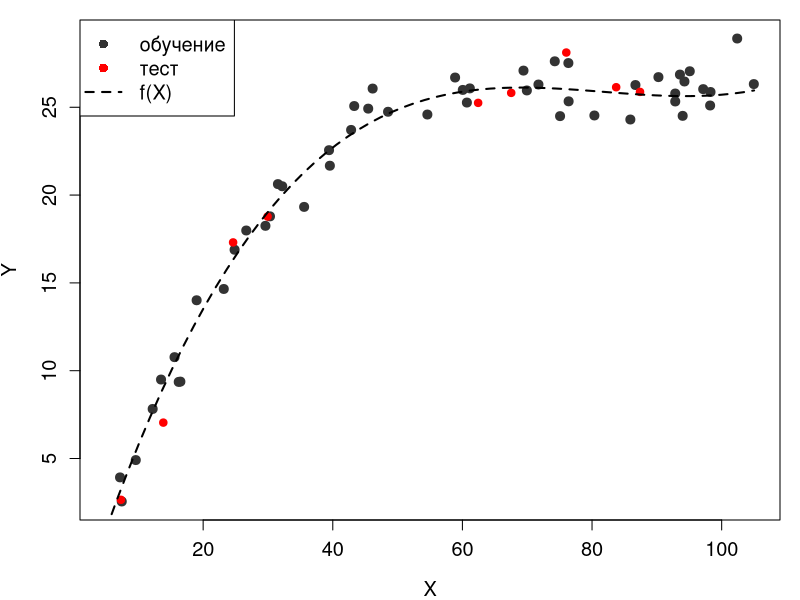
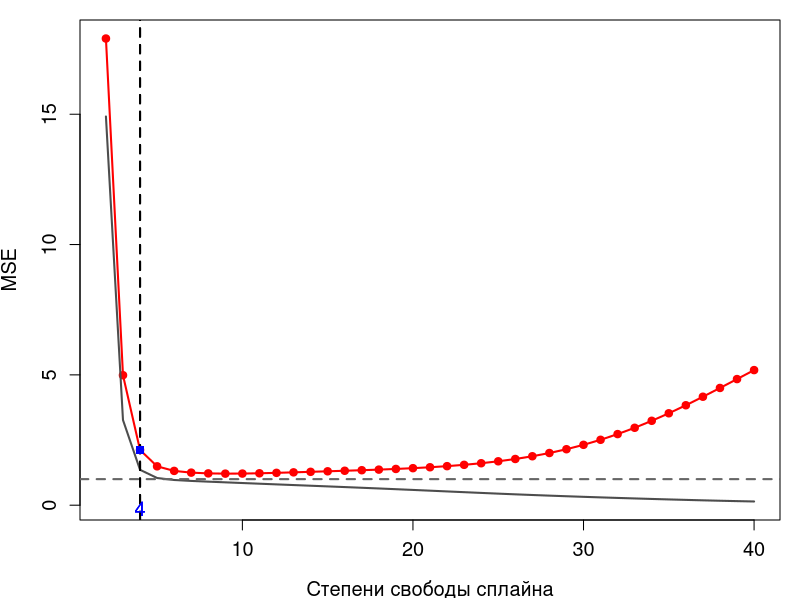
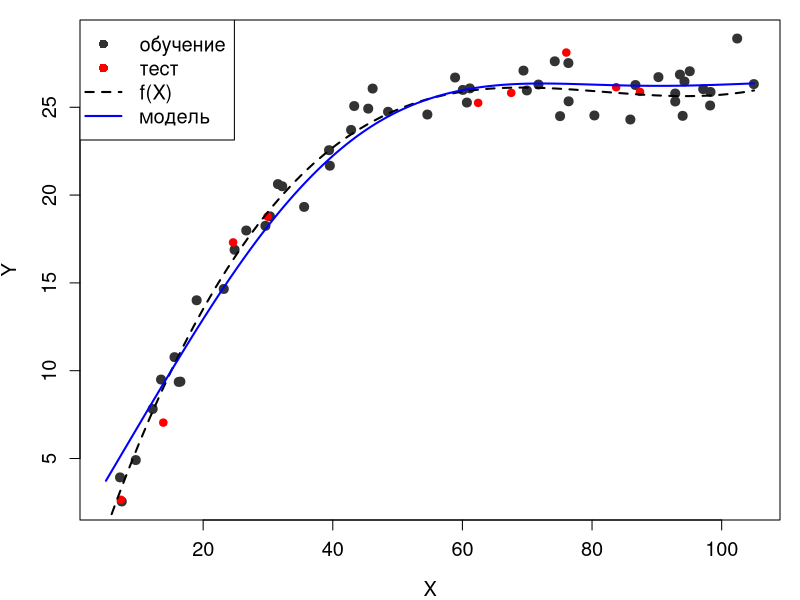
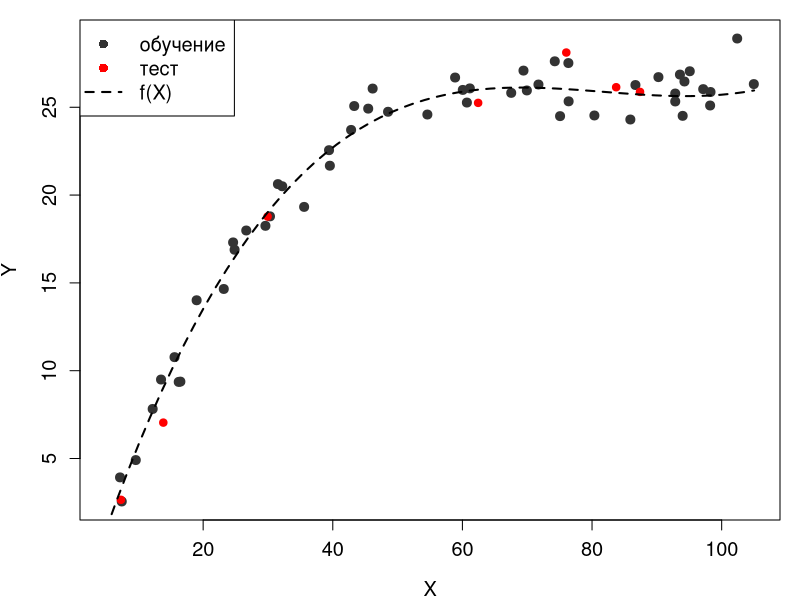
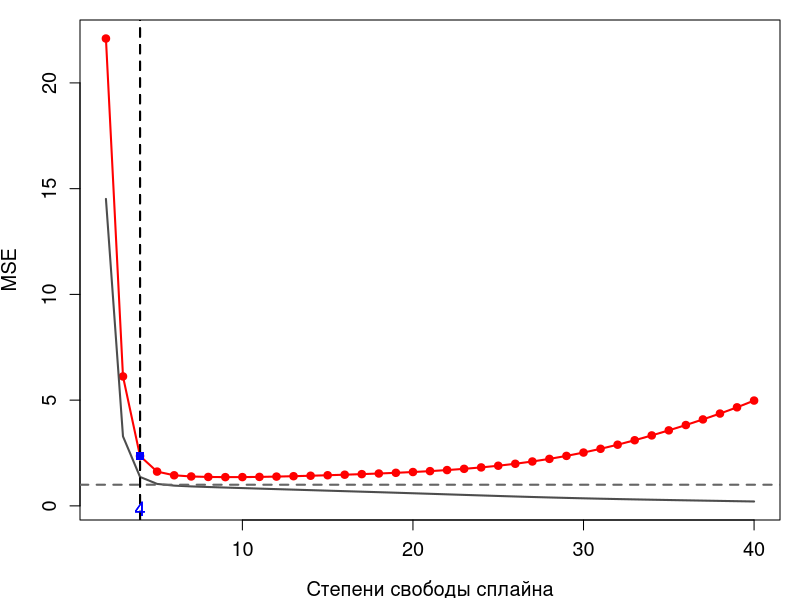
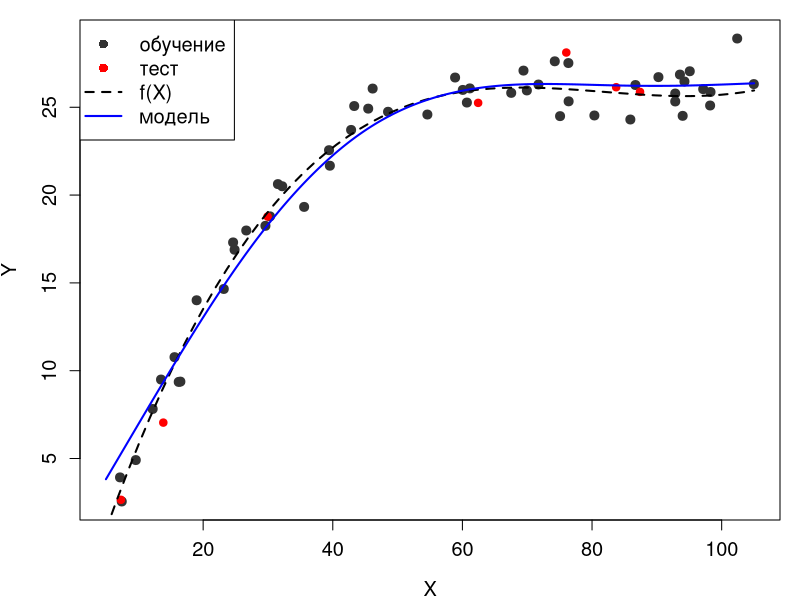

The R source for these figures, in order:
## ---- chunk 1



# ядро

my.seed <- 1486372882



# наблюдений всего

n.all <- 60

# доля обучающей выборки

train.percent <- 0.85

# стандартное отклонение случайного шума

res.sd <- 1

# границы изменения X

x.min <- 5

x.max <- 105

set.seed(my.seed)

x <- runif(x.min, x.max, n = n.all)

# случайный шум

set.seed(my.seed)

res <- rnorm(mean = 0, sd = res.sd, n = n.all)

# отбираем наблюдения в обучающую выборку

set.seed(my.seed)

inTrain <- sample(seq_along(x), size = train.percent*n.all)

y.func <- function(x) {15 + 0.2*x-0.005*((x-45)^2)+0.00006*((x-54)^3)}

x.line <- seq(x.min, x.max, length = n.all)

y.line <- y.func(x.line)

y <- y.func(x) + res

x.train <- x[inTrain]

y.train <- y[inTrain]

x.test <- x[-inTrain]

y.test <- y[-inTrain]

## ---- chunk 2

# убираем широкие поля рисунка

par(mar = c(4, 4, 1, 1))



# наименьшие/наибольшие значения по осям

x.lim <- c(x.min, x.max)

y.lim <- c(min(y), max(y))



# наблюдения с шумом (обучающая выборка)

plot(x.train, y.train, 

     col = grey(0.2), bg = grey(0.2), pch = 21,

     xlab = 'X', ylab = 'Y', 

     xlim = x.lim, ylim = y.lim, 

     cex = 1.2, cex.lab = 1.2, cex.axis = 1.2)



# наблюдения тестовой выборки

points(x.test, y.test, 

       col = 'red', bg = 'red', pch = 21)



# истинная функция

lines(x.line, y.line, 

      lwd = 2, lty = 2)



# легенда

legend('topleft', legend = c('обучение', 'тест', 'f(X)'),

       pch = c(16, 16, NA), 

       col = c(grey(0.2), 'red', 'black'),  

       lty = c(0, 0, 2), lwd = c(1, 1, 2), cex = 1.2)

## ---- chunk 3

#  Строим модель ###############################################################



# модель 2 (сплайн с df = 6)

mod <- smooth.spline(x = x.train, y = y.train, df = 6)



# модельные значения для расчёта ошибок

y.model.train <- predict(mod, data.frame(x = x.train))$y[, 1]

y.model.test <- predict(mod, data.frame(x = x.test))$y[, 1]



# считаем средний квадрат ошибки на обучающей и тестовой выборке

MSE <- c(sum((y.train - y.model.train)^2) / length(x.train),

         sum((y.test - y.model.test)^2) / length(x.test))

names(MSE) <- c('train', 'test')

round(MSE, 2)



#  Цикл по степеням свободы ####################################################



# максимальное число степеней свободы для модели сплайна

max.df <- 40



# таблица для записи ошибок

tbl <- data.frame(df = 2:max.df)

# ошибки на обучающей выборке

tbl$MSE.train <- 0

# ошибки на тестовой выборке

tbl$MSE.test <- 0

head(tbl)



for (i in 2:max.df) {

  # модель

  mod <- smooth.spline(x = x.train, y = y.train, df = i)

  

  # модельные значения для расчёта ошибок

  y.model.train <- predict(mod, data.frame(x = x.train))$y[, 1]

  y.model.test <- predict(mod, data.frame(x = x.test))$y[, 1]

  

  # считаем средний квадрат ошибки на обучающей и тестовой выборке

  MSE <- c(sum((y.train - y.model.train)^2) / length(x.train),

           sum((y.test - y.model.test)^2) / length(x.test))

  tbl[tbl$df == i, c('MSE.train', 'MSE.test')] <- MSE

}



head(tbl)

## ---- chunk 4

plot(x = tbl$df, y = tbl$MSE.test, 

     type = 'l', col = 'red', lwd = 2,

     xlab = 'Степени свободы сплайна', ylab = 'MSE',

     ylim = c(min(tbl$MSE.train, tbl$MSE.test), 

              max(tbl$MSE.train, tbl$MSE.test)),

     cex = 1.2, cex.lab = 1.2, cex.axis = 1.2)



points(x = tbl$df, y = tbl$MSE.test,

       pch = 21, col = 'red', bg = 'red')



lines(x = tbl$df, y = tbl$MSE.train, 

      col = grey(0.3), lwd = 2)

  # неустранимая ошибка

abline(h = res.sd, 

       lty = 2, col = grey(0.4), lwd = 2)



# степени свободы у наименьшей ошибки на тестовой выборке

min.MSE.test <- min(tbl$MSE.test)

df.min.MSE.test <- tbl[tbl$MSE.test == min.MSE.test, 'df']



          # сообщение в консоль

            message(paste0('Наименьшая MSE на тестовой выборке равна ', 

               round(min.MSE.test, 2),  

               ' и достигается при df = ', df.min.MSE.test, '.'))

# компромисс между точностью и простотой модели по графику

df.my.MSE.test <- 4

my.MSE.test <- tbl[tbl$df == df.my.MSE.test, 'MSE.test']

# ставим точку на графике

abline(v = df.my.MSE.test, 

       lty = 2, lwd = 2)

points(x = df.my.MSE.test, y = my.MSE.test, 

       pch = 15, col = 'blue')

mtext(df.my.MSE.test, 

      side = 1, line = -1, at = df.my.MSE.test, col = 'blue', cex = 1.2)

        # сообщение в консоль

            message(paste0('Компромисс между точностью и сложностью модели при df = ', 

               df.my.MSE.test, ', MSE = ', round(my.MSE.test, 2), '.'))



# ставим точку на графике

abline(v = df.my.MSE.test, 

       lty = 2, lwd = 2)

points(x = df.my.MSE.test, y = my.MSE.test, 

       pch = 15, col = 'blue')

mtext(df.my.MSE.test, 

      side = 1, line = -1, at = df.my.MSE.test, col = 'blue', cex = 1.2)

dev.copy(tiff ,filename="1.1.png") 

dev.off()

## ---- chunk 5

mod.MSE.test <- smooth.spline(x = x.train, y = y.train, df = df.my.MSE.test)



# для гладких графиков модели

x.model.plot <- seq(x.min, x.max, length = 250)

y.model.plot <- predict(mod.MSE.test, data.frame(x = x.model.plot))$y[, 1]



# убираем широкие поля рисунка

par(mar = c(4, 4, 1, 1))



# наименьшие/наибольшие значения по осям

x.lim <- c(x.min, x.max)

y.lim <- c(min(y), max(y))



# наблюдения с шумом (обучающая выборка)

plot(x.train, y.train, 

     col = grey(0.2), bg = grey(0.2), pch = 21,

     xlab = 'X', ylab = 'Y', 

     xlim = x.lim, ylim = y.lim, 

     cex = 1.2, cex.lab = 1.2, cex.axis = 1.2)



# наблюдения тестовой выборки

points(x.test, y.test, 

       col = 'red', bg = 'red', pch = 21)



# истинная функция

lines(x.line, y.line, 

      lwd = 2, lty = 2)



# модель

lines(x.model.plot, y.model.plot, 

      lwd = 2, col = 'blue')



# легенда

legend('topleft', legend = c('обучение', 'тест', 'f(X)', 'модель'),

       pch = c(16, 16, NA, NA), 

       col = c(grey(0.2), 'red', 'black', 'blue'),  

       lty = c(0, 0, 2, 1), lwd = c(1, 1, 2, 2), cex = 1.2)



dev.copy(tiff ,filename="1.2.png") 

dev.off()

## ---- chunk 6

# ядро

my.seed <- 1486372882



# наблюдений всего

n.all <- 60

# доля обучающей выборки

train.percent <- 0.89

# стандартное отклонение случайного шума

res.sd <- 1

# границы изменения X

x.min <- 5

x.max <- 105

set.seed(my.seed)

x <- runif(x.min, x.max, n = n.all)

# случайный шум

set.seed(my.seed)

res <- rnorm(mean = 0, sd = res.sd, n = n.all)

# отбираем наблюдения в обучающую выборку

set.seed(my.seed)

inTrain <- sample(seq_along(x), size = train.percent*n.all)

y.func <- function(x) {15 + 0.2*x-0.005*((x-45)^2)+0.00006*((x-54)^3)}

x.line <- seq(x.min, x.max, length = n.all)

y.line <- y.func(x.line)

y <- y.func(x) + res

x.train <- x[inTrain]

y.train <- y[inTrain]

x.test <- x[-inTrain]

y.test <- y[-inTrain]



# убираем широкие поля рисунка

par(mar = c(4, 4, 1, 1))



# наименьшие/наибольшие значения по осям

x.lim <- c(x.min, x.max)

y.lim <- c(min(y), max(y))



# наблюдения с шумом (обучающая выборка)

plot(x.train, y.train, 

     col = grey(0.2), bg = grey(0.2), pch = 21,

     xlab = 'X', ylab = 'Y', 

     xlim = x.lim, ylim = y.lim, 

     cex = 1.2, cex.lab = 1.2, cex.axis = 1.2)



# наблюдения тестовой выборки

points(x.test, y.test, 

       col = 'red', bg = 'red', pch = 21)



# истинная функция

lines(x.line, y.line, 

      lwd = 2, lty = 2)



# легенда

legend('topleft', legend = c('обучение', 'тест', 'f(X)'),

       pch = c(16, 16, NA), 

       col = c(grey(0.2), 'red', 'black'),  

       lty = c(0, 0, 2), lwd = c(1, 1, 2), cex = 1.2)



#  Строим модель ###############################################################



# модель 2 (сплайн с df = 6)

mod <- smooth.spline(x = x.train, y = y.train, df = 6)



# модельные значения для расчёта ошибок

y.model.train <- predict(mod, data.frame(x = x.train))$y[, 1]

y.model.test <- predict(mod, data.frame(x = x.test))$y[, 1]



# считаем средний квадрат ошибки на обучающей и тестовой выборке

MSE <- c(sum((y.train - y.model.train)^2) / length(x.train),

         sum((y.test - y.model.test)^2) / length(x.test))

names(MSE) <- c('train', 'test')

round(MSE, 2)

#  Цикл по степеням свободы ####################################################



# максимальное число степеней свободы для модели сплайна

max.df <- 40



# таблица для записи ошибок

tbl <- data.frame(df = 2:max.df)

# ошибки на обучающей выборке

tbl$MSE.train <- 0

# ошибки на тестовой выборке

tbl$MSE.test <- 0

head(tbl)



for (i in 2:max.df) {

  # модель

  mod <- smooth.spline(x = x.train, y = y.train, df = i)

  

  # модельные значения для расчёта ошибок

  y.model.train <- predict(mod, data.frame(x = x.train))$y[, 1]

  y.model.test <- predict(mod, data.frame(x = x.test))$y[, 1]

  

  # считаем средний квадрат ошибки на обучающей и тестовой выборке

  MSE <- c(sum((y.train - y.model.train)^2) / length(x.train),

           sum((y.test - y.model.test)^2) / length(x.test))

  tbl[tbl$df == i, c('MSE.train', 'MSE.test')] <- MSE

}



head(tbl)

#  График 2: Зависимость MSE от гибкости модели ################################



plot(x = tbl$df, y = tbl$MSE.test, 

     type = 'l', col = 'red', lwd = 2,

     xlab = 'Степени свободы сплайна', ylab = 'MSE',

     ylim = c(min(tbl$MSE.train, tbl$MSE.test), 

              max(tbl$MSE.train, tbl$MSE.test)),

     cex = 1.2, cex.lab = 1.2, cex.axis = 1.2)



points(x = tbl$df, y = tbl$MSE.test,

       pch = 21, col = 'red', bg = 'red')



lines(x = tbl$df, y = tbl$MSE.train, 

      col = grey(0.3), lwd = 2)

# неустранимая ошибка

abline(h = res.sd, 

       lty = 2, col = grey(0.4), lwd = 2)



# степени свободы у наименьшей ошибки на тестовой выборке

min.MSE.test <- min(tbl$MSE.test)

df.min.MSE.test <- tbl[tbl$MSE.test == min.MSE.test, 'df']



# сообщение в консоль

message(paste0('Наименьшая MSE на тестовой выборке равна ', 

               round(min.MSE.test, 2),  

               ' и достигается при df = ', df.min.MSE.test, '.'))



# компромисс между точностью и простотой модели по графику

df.my.MSE.test <- 4

my.MSE.test <- tbl[tbl$df == df.my.MSE.test, 'MSE.test']

# ставим точку на графике

abline(v = df.my.MSE.test, 

       lty = 2, lwd = 2)

points(x = df.my.MSE.test, y = my.MSE.test, 

       pch = 15, col = 'blue')

mtext(df.my.MSE.test, 

      side = 1, line = -1, at = df.my.MSE.test, col = 'blue', cex = 1.2)

# сообщение в консоль

message(paste0('Компромисс между точностью и сложностью модели при df = ', 

               df.my.MSE.test, ', MSE = ', round(my.MSE.test, 2), '.'))



# ставим точку на графике

abline(v = df.my.MSE.test, 

       lty = 2, lwd = 2)

points(x = df.my.MSE.test, y = my.MSE.test, 

       pch = 15, col = 'blue')

mtext(df.my.MSE.test, 

      side = 1, line = -1, at = df.my.MSE.test, col = 'blue', cex = 1.2)

mod.MSE.test <- smooth.spline(x = x.train, y = y.train, df = df.my.MSE.test)

dev.copy(tiff ,filename="2.1.png") 

dev.off()

## ---- chunk 7

# для гладких графиков модели

x.model.plot <- seq(x.min, x.max, length = 250)

y.model.plot <- predict(mod.MSE.test, data.frame(x = x.model.plot))$y[, 1]



# убираем широкие поля рисунка

par(mar = c(4, 4, 1, 1))



# наименьшие/наибольшие значения по осям

x.lim <- c(x.min, x.max)

y.lim <- c(min(y), max(y))



# наблюдения с шумом (обучающая выборка)

plot(x.train, y.train, 

     col = grey(0.2), bg = grey(0.2), pch = 21,

     xlab = 'X', ylab = 'Y', 

     xlim = x.lim, ylim = y.lim, 

     cex = 1.2, cex.lab = 1.2, cex.axis = 1.2)



# наблюдения тестовой выборки

points(x.test, y.test, 

       col = 'red', bg = 'red', pch = 21)



# истинная функция

lines(x.line, y.line, 

      lwd = 2, lty = 2)



# модель

lines(x.model.plot, y.model.plot, 

      lwd = 2, col = 'blue')



# легенда

legend('topleft', legend = c('обучение', 'тест', 'f(X)', 'модель'),

       pch = c(16, 16, NA, NA), 

       col = c(grey(0.2), 'red', 'black', 'blue'),  

       lty = c(0, 0, 2, 1), lwd = c(1, 1, 2, 2), cex = 1.2)

dev.copy(tiff ,filename="2.2.png") 

dev.off()

